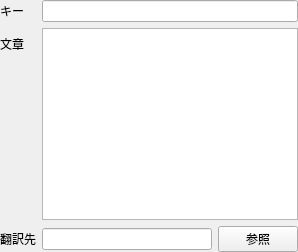
                    <widget class="QWidget" name="pageCustomCost">
                     <layout class="QFormLayout" name="layoutCustomCost">
                      <property name="leftMargin">
                       <number>0</number>
                      </property>
                      <property name="topMargin">
                       <number>0</number>
                      </property>
                      <property name="rightMargin">
                       <number>0</number>
                      </property>
                      <property name="bottomMargin">
                       <number>0</number>
                      </property>
                      <item row="0" column="0">
                       <widget class="QLabel" name="labelCustomCostKey">
                        <property name="text">
                         <string>キー</string>
                        </property>
                       </widget>
                      </item>
                      <item row="0" column="1">
                       <widget class="QLineEdit" name="editCustomCostKey"/>
                      </item>
                      <item row="1" column="0">
                       <widget class="QLabel" name="labelCustomCostText">
                        <property name="text">
                         <string>文章</string>
                        </property>
                       </widget>
                      </item>
                      <item row="2" column="0">
                       <widget class="QLabel" name="labelCustomCostLocFile">
                        <property name="text">
                         <string>翻訳先</string>
                        </property>
                       </widget>
                      </item>
                      <item row="2" column="1">
                       <layout class="QHBoxLayout" name="layoutCustomCostLocFile">
                        <item>
                         <widget class="QLineEdit" name="editCustomCostLocFile"/>
                        </item>
                        <item>
                         <widget class="QPushButton" name="btnSelectCustomCostLocFile">
                          <property name="text">
                           <string>参照</string>
                          </property>
                         </widget>
                        </item>
                       </layout>
                      </item>
                      <item row="1" column="1">
                       <widget class="QPlainTextEdit" name="textCustomCostLocalisation"/>
                      </item>
                     </layout>
                    </widget>
